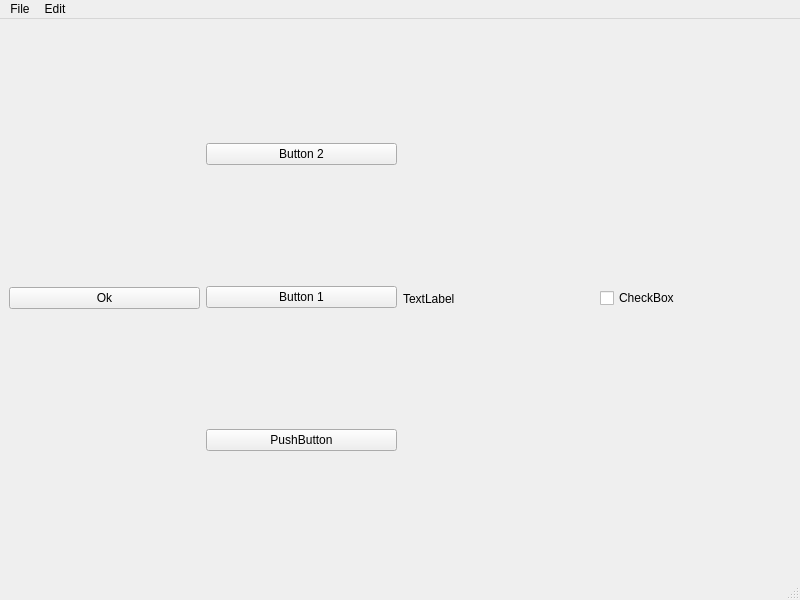
<?xml version="1.0" encoding="UTF-8"?>
<ui version="4.0">
 <class>MainWindow</class>
 <widget class="QMainWindow" name="MainWindow">
  <property name="geometry">
   <rect>
    <x>0</x>
    <y>0</y>
    <width>800</width>
    <height>600</height>
   </rect>
  </property>
  <property name="windowTitle">
   <string>PyQt Tutorial</string>
  </property>
  <widget class="QWidget" name="centralwidget">
   <layout class="QHBoxLayout" name="horizontalLayout">
    <item>
     <widget class="QPushButton" name="btn_ok">
      <property name="text">
       <string>Ok</string>
      </property>
     </widget>
    </item>
    <item>
     <layout class="QVBoxLayout" name="verticalLayout">
      <item>
       <widget class="QPushButton" name="btn_2">
        <property name="text">
         <string>Button 2</string>
        </property>
       </widget>
      </item>
      <item>
       <widget class="QPushButton" name="btn_1">
        <property name="text">
         <string>Button 1</string>
        </property>
       </widget>
      </item>
      <item>
       <widget class="QPushButton" name="pushButton_2">
        <property name="text">
         <string>PushButton</string>
        </property>
       </widget>
      </item>
     </layout>
    </item>
    <item>
     <widget class="QLabel" name="label">
      <property name="text">
       <string>TextLabel</string>
      </property>
     </widget>
    </item>
    <item>
     <widget class="QCheckBox" name="checkBox">
      <property name="text">
       <string>CheckBox</string>
      </property>
     </widget>
    </item>
   </layout>
  </widget>
  <widget class="QMenuBar" name="menubar">
   <property name="geometry">
    <rect>
     <x>0</x>
     <y>0</y>
     <width>800</width>
     <height>21</height>
    </rect>
   </property>
   <widget class="QMenu" name="menuFile">
    <property name="title">
     <string>File</string>
    </property>
    <widget class="QMenu" name="menuImport">
     <property name="title">
      <string>Import</string>
     </property>
     <addaction name="actionFrom_OpSt"/>
    </widget>
    <addaction name="actionOpen"/>
    <addaction name="action_Save"/>
    <addaction name="separator"/>
    <addaction name="menuImport"/>
    <addaction name="separator"/>
    <addaction name="action_Exit"/>
   </widget>
   <widget class="QMenu" name="menuEdit">
    <property name="title">
     <string>Edit</string>
    </property>
   </widget>
   <addaction name="menuFile"/>
   <addaction name="menuEdit"/>
  </widget>
  <widget class="QStatusBar" name="statusbar"/>
  <action name="actionOpen">
   <property name="text">
    <string>&amp;Open</string>
   </property>
  </action>
  <action name="action_Save">
   <property name="text">
    <string>&amp;Save</string>
   </property>
  </action>
  <action name="action_Exit">
   <property name="text">
    <string>&amp;Exit</string>
   </property>
  </action>
  <action name="actionFrom_OpSt">
   <property name="text">
    <string>From OpSt</string>
   </property>
  </action>
 </widget>
 <resources/>
 <connections/>
</ui>
